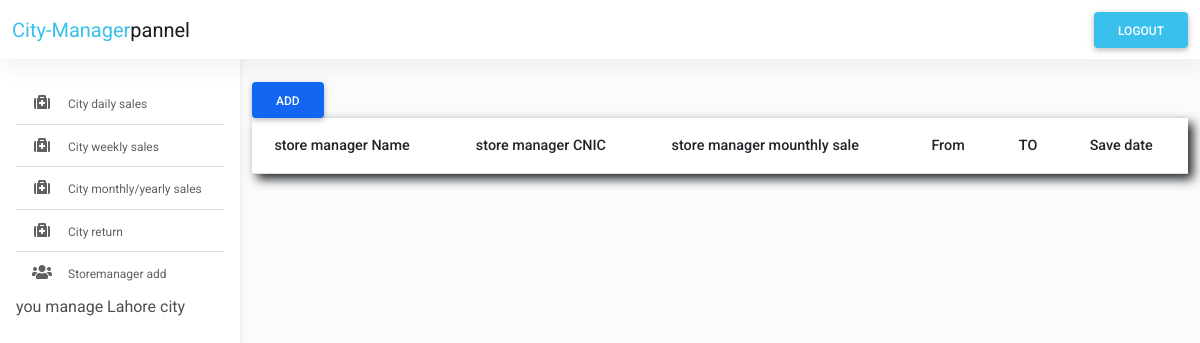
Before: /city_manager/monthlysale.php (signed in) with the older database file.
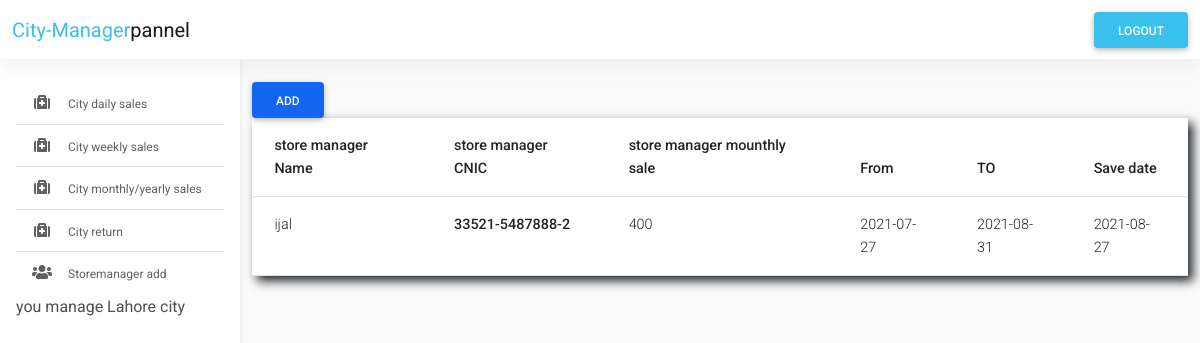
After: the same page with the newer database file.
### tables this page shows
CREATE TABLE `city_manager_monthly_record` (
  `id` int(11) NOT NULL,
  `city_manager_id` int(250) NOT NULL,
  `store_manager_cnic` text NOT NULL,
  `store_manager_id` int(250) NOT NULL,
  `store_manager_name` text NOT NULL,
  `store_manager_month_Sale` int(250) NOT NULL,
  `date_1` text NOT NULL,
  `date_2` text NOT NULL,
  `created_at` date NOT NULL DEFAULT current_timestamp()
);

### city_manager/monthlysale.php (the view, shortened to what this page needs)
<?php
include "./layouts/header.php";
include "./layouts/navbar.php";
?>
<main style="margin-top: 58px">
  <div class="container pt-4">
    <section>
      <div class="row">
        <div class="col-xl-12 col-sm-10 col-12 mb-4">
          <button type="button" class="btn btn-primary" data-mdb-toggle="modal" data-mdb-target="#exampleModal">
            Add
          </button>
          <table class="table">
            <thead>
              <tr>
                <th scope="col">store manager Name</th>
                <th scope="col">store manager CNIC</th>
                <th scope="col">store manager mounthly sale</th>
                <th scope="col">From</th>
                <th scope="col">TO </th>
                <th scope="col">Save date</th>
              </tr>
            </thead>
            <tbody>
            <?php
                        $sql = "SELECT * FROM city_manager_monthly_record";
                        $result = $connect->query($sql);
                        if ($result->num_rows > 0) {
                            while ($row = $result->fetch_assoc()) {
                            ?>
                                <tr>
                                  <td><?php echo $row['store_manager_name']; ?></td>
                                    <th scope="row"><?php echo $row['store_manager_cnic']; ?></th>
                                    <td><?php echo $row['store_manager_month_Sale']; ?></td>
                                    <td><?php echo $row['date_1']; ?></td>
                                    <td><?php echo $row['date_2']; ?></td>
                                    <td><?php echo $row['created_at']; ?></td>
                                </tr>
                    <?php
                            }
                        }
                    ?>
            </tbody>
          </table>
        </div>
      </div>
    </section>
  </div>
</main>
<?php
include "./layouts/footer.php";
?>

### city_manager/layouts/header.php (shortened to what this page needs)
<!DOCTYPE html>
<html lang="en">
<head>
  <link rel="stylesheet" href="https://use.fontawesome.com/releases/v5.11.2/css/all.css" />
  <link rel="stylesheet" href="./assets/css/mdb.min.css" />
  <link rel="stylesheet" href="./assets/css/admin.css" />
</head>
<body>

### city_manager/layouts/navbar.php (shortened to what this page needs)
<header>
  <?php include "sidebar.php"; ?>
   <nav id="main-navbar" class="navbar navbar-expand-lg navbar-light bg-white fixed-top">
     <div class="container-fluid">
       <a class="navbar-brand" href="#">
         <span class="text-info">City-Manager</span>pannel
       </a>
       <ul class="navbar-nav ms-auto d-flex flex-row">
         <li class="nav-item dropdown">
         <form action="" method="post">
         <button class="btn btn-info" name="logout" type="submit"> Logout
         </button>
         </form>
         </li>
       </ul>
     </div>
   </nav>
 </header>

### city_manager/layouts/sidebar.php (shortened to what this page needs)
<nav id="sidebarMenu" class="collapse d-lg-block sidebar collapse bg-white">
     <div class="position-sticky">
       <div class="list-group list-group-flush mx-3 mt-4" >
       <a href="./index.php" class="check_hover list-group-item list-group-item-action py-2 ripple ">
           <i class="fas fa-medkit fa-fw me-3"></i><span style="font-size: 12px!important;" >City daily sales </span>
         </a>
         <a href="./weeklysale.php" class="check_hover list-group-item list-group-item-action py-2 ripple ">
           <i class="fas fa-medkit fa-fw me-3"></i><span style="font-size: 12px!important;">City weekly sales </span>
         </a>
         <a href="./monthlysale.php" class="check_hover list-group-item list-group-item-action py-2 ripple ">
           <i class="fas fa-medkit fa-fw me-3"></i><span style="font-size: 12px!important;">City monthly/yearly  sales </span>
         </a>
         <a href="./salesreturn.php" class="check_hover list-group-item list-group-item-action py-2 ripple ">
           <i class="fas fa-medkit fa-fw me-3"></i><span style="font-size: 12px!important;">City   return  </span>
         </a>
         <a href="./StoreManager_add.php" class="check_hover list-group-item list-group-item-action py-2 ripple ">
           <i class="fas fa-users fa-fw me-3"></i><span style="font-size: 12px!important;">Storemanager add  </span>
         </a>
         <?php
           echo "you manage ".$_SESSION['city']."  city"; ?>
       </div>
     </div>
   </nav>

### city_manager/layouts/footer.php (shortened to what this page needs)
</body>
</html>

### city_manager/assets/css/admin.css (style rules this page uses)
body { background-color: #fbfbfb; }
@media (min-width: 991.98px) { main { padding-left: 240px; } }
.sidebar { position: fixed; top: 0; bottom: 0; left: 0; padding: 58px 0 0; box-shadow: 0 2px 5px 0 rgb(0 0 0 / 5%), 0 2px 10px 0 rgb(0 0 0 / 5%); width: 240px; z-index: 600; }

### city_manager/layouts/header.php (style rules this page uses)
table { background-color: white; padding: 10px; box-shadow: 5px 5px 10px; }

### city_manager/layouts/sidebar.php (style rules this page uses)
.check_hover { text-overflow: ellipsis; overflow: hidden; white-space: nowrap; }

Changed rows visible on the page:
added city_manager_monthly_record: store_manager_name "ijal", store_manager_cnic "33521-5487888-2", store_manager_month_Sale "400", date_1 "2021-07-27", date_2 "2021-08-31", created_at "2021-08-27"
